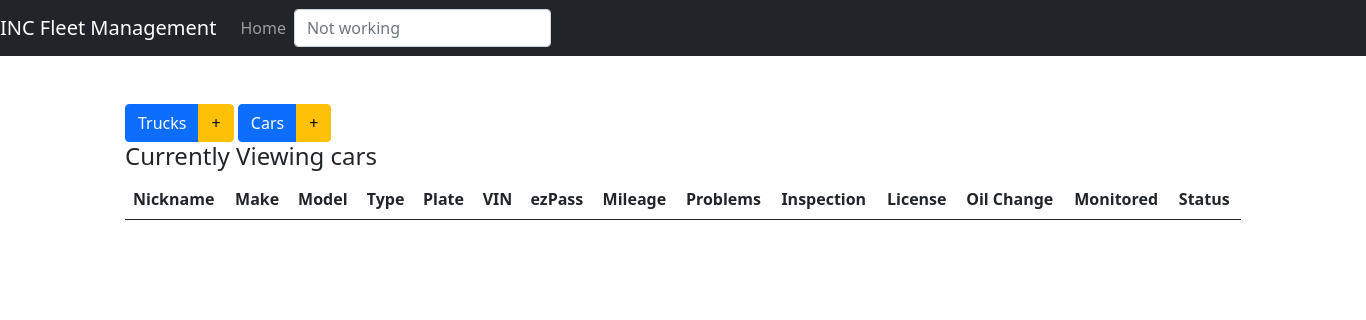
/Inventory/displaySmallVehicles, run on an earlier commit of the app's database.
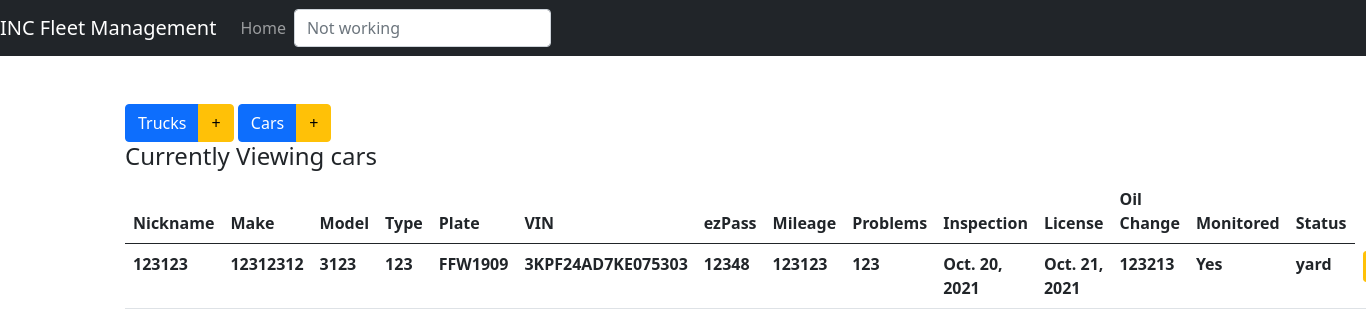
And on a later commit of the database.
### Inventory/models.py (models this page shows, shortened)
class smallVehicles(models.Model):
    TYPE_CHOICES = (('Sedan', 'Sedan'), ('Pickup', 'Pickup'), ('SUV', 'SUV'))
    MON_CHOICES = (('Yes', 'Yes'), ('No', 'No'))
    nickname = models.CharField(blank=False, null=True, default=None, max_length=80)
    make = models.CharField(blank=False, null=True, default=None, max_length=80)
    model = models.CharField(blank=False, null=True, default=None, max_length=80)
    type = models.CharField(blank=False, null=True, choices=TYPE_CHOICES, default=None, max_length=80)
    plate = models.CharField(blank=False, null=True, default=None, max_length=80)
    vin = models.CharField(blank=False, null=True, default=None, max_length=80)
    ezPass = models.CharField(blank=False, null=True, default=None, max_length=80)
    mileage = models.CharField(blank=False, null=True, default=None, max_length=80)
    reportedProblem = models.CharField(blank=False, null=True, default=None, max_length=80)
    inspection = models.DateField(blank=False, null=True, default=None, max_length=80)
    registration = models.DateField(blank=False, null=True, default=None, max_length=80)
    oilChange = models.CharField(blank=False, null=True, default=None, max_length=80)
    isMonitored = models.CharField(blank=False, null=True, choices=MON_CHOICES, default=None, max_length=80)
    status = models.CharField(blank=False, null=True, default=None, max_length=80)

### Inventory/views.py (the view)
# urls.py: path('displaySmallVehicles', views.displaySmallVehicles, name='displaySmallVehicles'),
def displaySmallVehicles(request):
    items = smallVehicles.objects.all()
    context = {'items': items, 'header': 'cars'}
    return render(request, 'Inventory/index.html', context)

### Inventory/templates/Inventory/index.html (shortened to what this page needs)
{% extends 'inventory/base.html' %}
{% block body %}
<br>
<div class="btn-group" role="group">
    <a href="{% url 'displayTrucks' %}" class="btn btn-primary btn-md" role="button">Trucks</a>
    <a href="{% url 'addTrucks' %}" class="btn btn-warning btn-md" role="button" >+</a>
</div>
<div class="btn-group">
    <a href="{% url 'displaySmallVehicles' %}" class="btn btn-primary btn-md" role="button">Cars</a>
    <a href="{% url 'addSmallVehicles' %}" class="btn btn-warning btn-md" role="button">+</a>
</div>
<br>
<h4>Currently Viewing {{ header }}</h4>
<table class="table table-hover">
    <thead>
    <tr>
        <th>Nickname</th>
        <th>Make</th>
        <th>Model</th>
        <th>Type</th>
        <th>Plate</th>
        <th>VIN</th>
        <th>ezPass</th>
        <th>Mileage</th>
        <th>Problems</th>
        <th>Inspection</th>
        <th>License</th>
        <th>Oil Change</th>
        <th>Monitored</th>
        <th>Status</th>
    </tr>
    </thead>
    <tbody>
    {% for item in items %}
    <tr>
        <th>{{ item.nickname }}</th>
        <th>{{ item.make }}</th>
        <th>{{ item.model }}</th>
        <th>{{ item.type }}</th>
        <th>{{ item.plate }}</th>
        <th>{{ item.vin }}</th>
        <th>{{ item.ezPass }}</th>
        <th>{{ item.mileage }}</th>
        <th>{{ item.reportedProblem }}</th>
        <th>{{ item.inspection }}</th>
        <th>{{ item.registration }}</th>
        <th>{{ item.oilChange }}</th>
        <th>{{ item.isMonitored }}</th>
        <th>{{ item.status }}</th>
        {% if header|lower == "trucks" %}
        <td>
            <div class="btn-group" role="group">
                <a href="{% url 'editTrucks' item.pk%}" class="btn btn-warning btn-sm" role="button" aria-pressed="true" > Edit</a>
                <a href="{% url 'deleteTrucks' item.pk%}" class="btn btn-danger btn-sm" role="button" aria-pressed="true" > X</a>
            </div>
        </td>
        {% elif header|lower == "cars" %}
        <td>
            <div class="btn-group" role="group">
                <a href="{% url 'editSmallVehicles' item.pk %}" class="btn btn-warning btn-sm" role="button" aria-pressed="true" > Edit</a>
            </div>
        </td>
        {% endif %}
    </tr>
    {% endfor %}
    </tbody>
</table>
{% endblock %}

### Inventory/templates/Inventory/base.html (shortened to what this page needs)
{% load static %}
<!DOCTYPE html>
<html>
<head>
    <link rel="stylesheet" type="text/css" href="{% static '/css/style.css' %}"/>
    <link rel="stylesheet" type="text/css" href="{% static '/css/bootstrap.min.css' %}"/>
</head>
<body>
<nav class="navbar navbar-expand navbar-dark bg-dark">
    <a class="navbar-brand" href="{% url 'index' %}">INC Fleet Management</a>
    <div class="collapse navbar-collapse" id="navbarsExample02">
        <ul class="navbar-nav mr-auto">
            <li class="nav-item active">
                <a class="nav-link" href="{% url 'index' %}">Home </a>
        </ul>
        <form class="form-inline my-2 my-md-0">
            <input class="form-control" type="text" placeholder="Not working">
        </form>
    </div>
</nav>
<br>
<div class="container">
    {% block body %}
    {% endblock%}
</div>
</body>
</html>

What changed in the data, as far as the page shows it:
added smallVehicles: nickname "123123", make "12312312", model "3123", type "123", plate "FFW1909", vin "3KPF24AD7KE075303", ezPass "12348", mileage "123123", reportedProblem "123", inspection "Oct. 20, 2021", registration "Oct. 21, 2021", oilChange "123213", isMonitored "Yes", status "yard"
